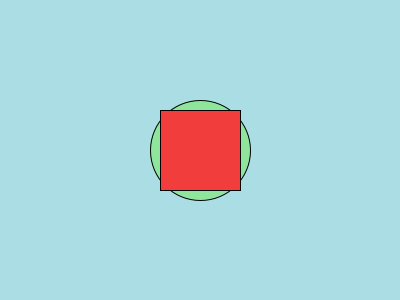
Frame 1 (no input)
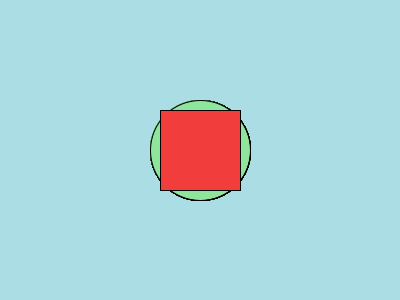
Frame 60 (the mouse pressed at the canvas centre just before this capture)
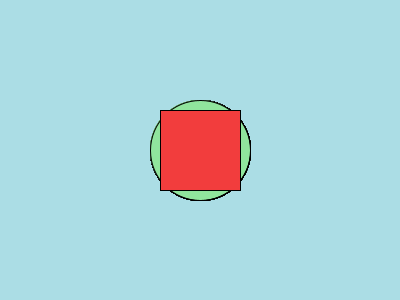
Frame 120 (the mouse held since frame 60 and released just before this capture)

The Processing sketch that drew these frames (run headless with seeded random() and noise(); from frame 60 on, the mouse is pressed at the canvas centre):

// Processing sketch: Quiz_06_Mission_03
// ── Quiz_06_Mission_03.pde
void setup() {
  size(400,300);
  background(#ABDDE5);
}

void draw() {
  fill(#90E59D);
  ellipse(200,150,100,100);
  
  fill(#F23D3D);
  rect(160,110,80,80);
}
